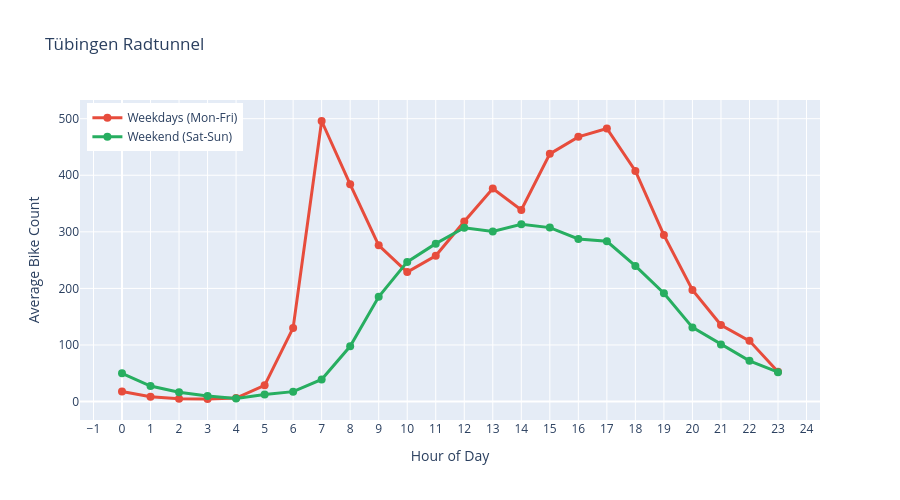

Notebook code for this chart:
### Markdown cell above
### Weekday vs Weekend

### Code cell
fig = get_plot("weekday_vs_weekend")(tue_df, title="Tübingen Radtunnel")
fig.show()

### Figure 1 — Plotly figure (JSON) as saved in the notebook; plotly's stock layout.template omitted (floating-point values rounded to 4 significant figures)
{"data": [{"line": {"color": "#E74C3C", "width": 3}, "marker": {"size": 8}, "mode": "lines+markers", "name": "Weekdays (Mon-Fri)", "type": "scatter", "x": [0, 1, 2, 3, 4, 5, 6, 7, 8, 9, 10, 11, 12, 13, 14, 15, 16, 17, 18, 19, 20, 21, 22, 23], "y": [17.9, 8.571, 5.13, 4.531, 6.127, 28.71, 130.2, 495.9, 383.9, 276.2, 228.8, 257.7, 318.4, 376.5, 338.6, 437.9, 467.9, 482.7, 407.6, 294.2, 197.3, 135.2, 107.3, 52.61]}, {"line": {"color": "#27AE60", "width": 3}, "marker": {"size": 8}, "mode": "lines+markers", "name": "Weekend (Sat-Sun)", "type": "scatter", "x": [0, 1, 2, 3, 4, 5, 6, 7, 8, 9, 10, 11, 12, 13, 14, 15, 16, 17, 18, 19, 20, 21, 22, 23], "y": [50.02, 27.47, 16.51, 9.709, 5.359, 12.53, 17.56, 39.14, 97.59, 185.1, 246.9, 279.1, 307.3, 300.8, 313.2, 307.5, 287.4, 283.3, 239.7, 191.5, 131.1, 101.0, 72.02, 51.9]}], "layout": {"height": 500, "hovermode": "x unified", "legend": {"x": 0.01, "xanchor": "left", "y": 0.99, "yanchor": "top"}, "title": {"text": "Tübingen Radtunnel"}, "xaxis": {"dtick": 1, "tick0": 0, "tickmode": "linear", "title": {"text": "Hour of Day"}}, "yaxis": {"title": {"text": "Average Bike Count"}}}}
